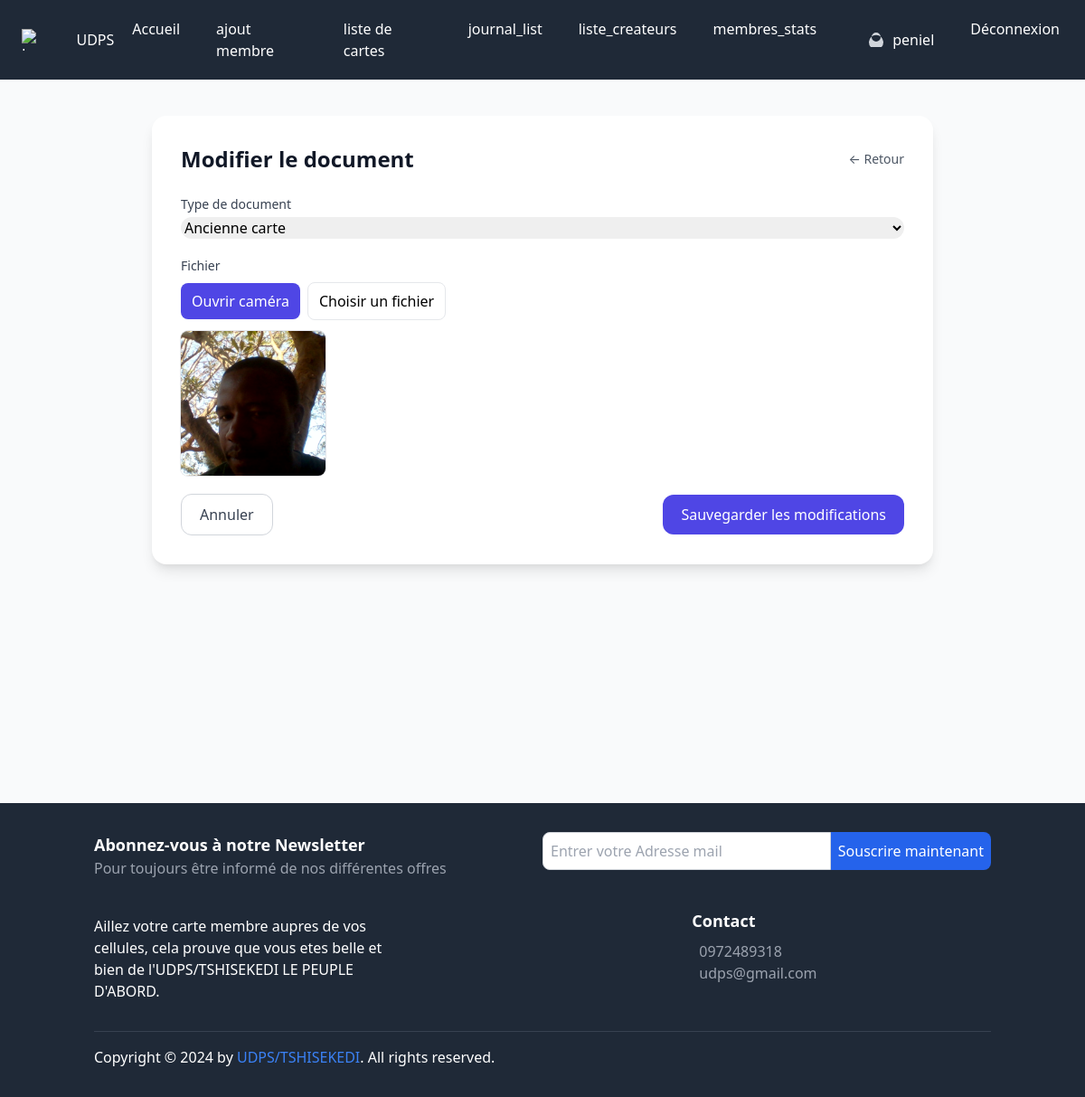
/user/document/20/modifier/ (signed in), run on the app's committed database.
### core/models.py (models this page shows, shortened)
class CustomUser(AbstractUser):
    email = models.EmailField(unique=True)
    profile_pic = models.ImageField(upload_to="p_img", blank=True, null=True)
    address = models.CharField(max_length=50, blank=True, null=True)
    phone = models.CharField(max_length=11, blank=True, null=True)
    role = models.CharField(max_length=50, blank=True, null=True)
    bio = models.TextField(blank=True, null=True)
    is_active_user = models.BooleanField(default=False)  # utilisateur désactivé par défaut
    province = models.CharField(max_length=100, blank=True, null=True)
    ville_ou_district = models.CharField(max_length=100, blank=True, null=True)
    commune_ou_contree = models.CharField(max_length=100, blank=True, null=True)
    USERNAME_FIELD = 'email'
    REQUIRED_FIELDS = ('username',)

class DocumentJustificatif(models.Model):
    TYPE_CHOICES = (
        ("birth_certificate", "Certificat de naissance"),
        ("old_id", "Ancienne carte"),
        ("passport", "Passeport"),
        ("other", "Autre"),
    )
    citoyen = models.ForeignKey(Citoyen, on_delete=models.CASCADE, related_name="documents")
    type_document = models.CharField(max_length=50, choices=TYPE_CHOICES)
    fichier = models.FileField(upload_to="citoyens/documents/")
    date_upload = models.DateTimeField(auto_now_add=True)

### core/views.py (the view)
# urls.py: path("document/<int:pk>/modifier/", views.modifier_document, name="modifier_document"),
@login_required(login_url="signin")
def modifier_document(request, pk):
    document = get_object_or_404(DocumentJustificatif, pk=pk)
    if document.citoyen.cree_par != request.user:
        messages.error(request, "Vous n’avez pas l’autorisation de modifier ce document.")
        return redirect("citoyen_detail", pk=document.citoyen.id)
    if request.method == "POST":
        form = DocumentJustificatifForm(request.POST, request.FILES, instance=document)
        if form.is_valid():
            form.save()
            JournalAction.objects.create(
                action="Modification d’un document justificatif",
                utilisateur=request.user,
                citoyen=document.citoyen
            )
            messages.success(request, "Document modifié avec succès !")
            return redirect("citoyen_detail", pk=document.citoyen.id)
    else:
        form = DocumentJustificatifForm(instance=document)
    return render(request, "core/modifier_document.html", {"form": form, "document": document})

### core/forms.py
class DocumentJustificatifForm(forms.ModelForm):
    class Meta:
        model = DocumentJustificatif
        fields = ["type_document", "fichier"]
        widgets = {
            "type_document": forms.Select(attrs={"class": "form-control"}),
            "fichier": forms.ClearableFileInput(attrs={"class": "form-control"}),
        }

### core/templates/core/modifier_document.html (shortened to what this page needs)
{% extends "base.html" %}
{% load widget_tweaks %}
{% block content %}
<div class="min-h-screen bg-gray-50 py-10">
  <div class="max-w-4xl mx-auto px-4">
    <div class="bg-white shadow-lg rounded-2xl p-6 md:p-8">
      <div class="flex items-center justify-between">
        <h1 class="text-xl md:text-2xl font-semibold text-gray-900">Modifier le document</h1>
        <a href="{% url 'citoyen_detail' document.citoyen.id %}" class="text-sm text-gray-600 hover:text-gray-900">← Retour</a>
      </div>
      <form method="post" enctype="multipart/form-data" class="mt-6 space-y-5">
        <div>
          <label class="block text-sm font-medium text-gray-700">Type de document</label>
          {{ form.type_document|add_class:"mt-1 w-full rounded-xl border-gray-300 focus:border-indigo-500 focus:ring-indigo-500" }}
        </div>
        <div>
            <label class="block text-sm font-medium text-gray-700">Fichier</label>
            <div class="mt-2 flex items-center gap-2">
              <button type="button" id="openFichierCameraBtn" class="px-3 py-2 bg-indigo-600 text-white rounded-lg">Ouvrir caméra</button>
              <button type="button" id="chooseFichierBtn" class="px-3 py-2 border rounded-lg">Choisir un fichier</button>
            </div>
            <div class="mt-3">
              {% if document.fichier %}
                {% if document.fichier.url|lower|slice:"-4:" == ".pdf" %}
                  <p class="text-xs text-gray-500">Document actuel :
                    <a href="{{ document.fichier.url }}" target="_blank" class="text-indigo-600 underline">Voir le PDF</a>
                  </p>
                {% else %}
                  <img id="fichierPreview" src="{{ document.fichier.url }}" class="w-40 h-40 object-cover rounded-lg ring-1 ring-gray-200">
                {% endif %}
              {% else %}
                <img id="fichierPreview" class="w-40 h-40 object-cover rounded-lg hidden ring-1 ring-gray-200">
              {% endif %}
            </div>
          </div>
        <div class="flex items-center justify-between">
          <a href="{% url 'citoyen_detail' document.citoyen.id %}" class="px-5 py-2.5 rounded-xl border border-gray-300 text-gray-700 hover:bg-gray-50">Annuler</a>
          <button type="submit" class="px-5 py-2.5 rounded-xl bg-indigo-600 text-white hover:bg-indigo-700 focus:ring-4 focus:ring-indigo-300">
            Sauvegarder les modifications
          </button>
        </div>
      </form>
    </div>
  </div>
</div>
{% endblock %}

### templates/base.html (shortened to what this page needs)
{% load static %}
<!DOCTYPE html>
<html lang="fr">
<head>
    <link href="https://cdn.jsdelivr.net/npm/tailwindcss@2.2.19/dist/tailwind.min.css" rel="stylesheet">
</head>
<body class="bg-gray-100">
    <nav class="bg-gray-800 text-white">
        <div class="max-w-7xl mx-auto px-4 py-3 flex justify-between items-center">
            <a href="{% url 'index' %}" class="text-gray hover:underline flex items-center bg-white-800 p-2 rounded">
                <img src="{% static 'img/logo_udps.jpg' %}" alt="Logo" class="h-6 mr-2">
                UDPS
            </a>
            <div class="hidden md:flex space-x-4">
                <a href="{% url 'index' %}" class="hover:bg-gray-700 px-3 py-2 rounded">Accueil</a>
                {% if request.user.is_authenticated and request.user.is_active_user %}
                <a href="{% url 'citoyen_create' %}" class="hover:bg-gray-700 px-3 py-2 rounded">ajout membre</a>
                {% endif %}
                {% if request.user.is_authenticated and request.user.is_active_user %}
                <a href="{% url 'citoyens_list' %}" class="hover:bg-gray-700 px-3 py-2 rounded">liste de cartes</a>
                {% endif %}
                {% if request.user.is_authenticated and request.user.is_active_user %}
                <a href="{% url 'journal_list' %}" class="hover:bg-gray-700 px-3 py-2 rounded">journal_list</a>
                {% endif %}
                {% if request.user.is_authenticated and request.user.is_active_user %}
                <a href="{% url 'liste_createurs' %}" class="hover:bg-gray-700 px-3 py-2 rounded">liste_createurs</a>
                {% endif %}
                {% if request.user.is_authenticated and request.user.is_active_user %}
                <a href="{% url 'citoyens_dashboard_stats' %}" class="hover:bg-gray-700 px-3 py-2 rounded">membres_stats</a>
                {% endif %}
                {% if request.user.is_authenticated %}
                <a href="{% url 'profile' user.id %}" class="flex items-center space-x-2 hover:bg-gray-700 px-3 py-2 rounded">
                    <svg xmlns="http://www.w3.org/2000/svg"
                         class="h-5 w-5 text-gray-300"
                         viewBox="0 0 20 20"
                         fill="currentColor">
                      <path fill-rule="evenodd"
                            d="M10 2a5 5 0 100 10 5 5 0 000-10zM4 18a8 8 0 1112 0H4z"
                            clip-rule="evenodd" />
                    </svg>
                    <span>{{ request.user.username }}</span>
                  </a>
                    <a href="{% url 'signout' %}" class="hover:bg-gray-700 px-3 py-2 rounded">Déconnexion</a>
                {% else %}
                    <a href="{% url 'signup' %}" class="hover:bg-gray-700 px-3 py-2 rounded">S'inscrire</a>
                    <a href="{% url 'signin' %}" class="hover:bg-gray-700 px-3 py-2 rounded">Connexion</a>
                {% endif %}
            </div>
        </div>
    </nav>
      {% block content %}{% endblock content %}
    <footer class="bg-gray-800 text-white py-8">
        <div class="container mx-auto px-4">
            <div class="mb-8">
                <div class="flex flex-col md:flex-row">
                    <div class="md:w-1/2 mb-4 md:mb-0">
                        <h3 class="text-lg font-bold">Abonnez-vous à notre Newsletter</h3>
                        <p class="text-gray-400">Pour toujours être informé de nos différentes offres</p>
                    </div>
                    <div class="md:w-1/2">
                        <form action="https://api.web3forms.com/submit" method="POST" class="flex">
                            <input type="email" name="email" placeholder="Entrer votre Adresse mail" required class="flex-1 p-2 rounded-l-lg border border-gray-300" />
                            <button class="bg-blue-600 text-white p-2 rounded-r-lg">Souscrire maintenant</button>
                        </form>
                    </div>
                </div>
            </div>
            <div class="flex flex-col md:flex-row mb-8">
                <div class="md:w-1/3 mb-4 md:mb-0">
                    <p>Aillez votre carte membre aupres de vos cellules, cela prouve que vous etes belle et bien de l'UDPS/TSHISEKEDI LE PEUPLE D'ABORD.</p>
                </div>
                <div class="md:w-1/3 mb-4 md:mb-0">
                </div>
                <div class="md:w-1/3">
                    <h3 class="text-lg font-bold">Contact</h3>
                    <div class="mt-2">
                        <p class="flex items-center"><a href="callto:+243 97 24 89 318" class="text-gray-400 hover:text-white">0972489318</a></p>
                        <p class="flex items-center"><a href="mailto:ngelekapeniel@gmail.com" class="text-gray-400 hover:text-white">udps@gmail.com</a></p>
                    </div>
                </div>
            </div>
            <div class="border-t border-gray-700 pt-4">
                <div class="flex justify-between items-center">
                    <div>
                        <p class="mb-0">Copyright © 2024 by <a href="#" class="text-blue-500 hover:underline">UDPS/TSHISEKEDI</a>. All rights reserved.</p>
                    </div>
                </div>
            </div>
        </div>
    </footer>
</body>
</html>

### data on the page
CustomUser: user.username "peniel"
DocumentJustificatif: type_document "Ancienne carte", fichier (picture)
